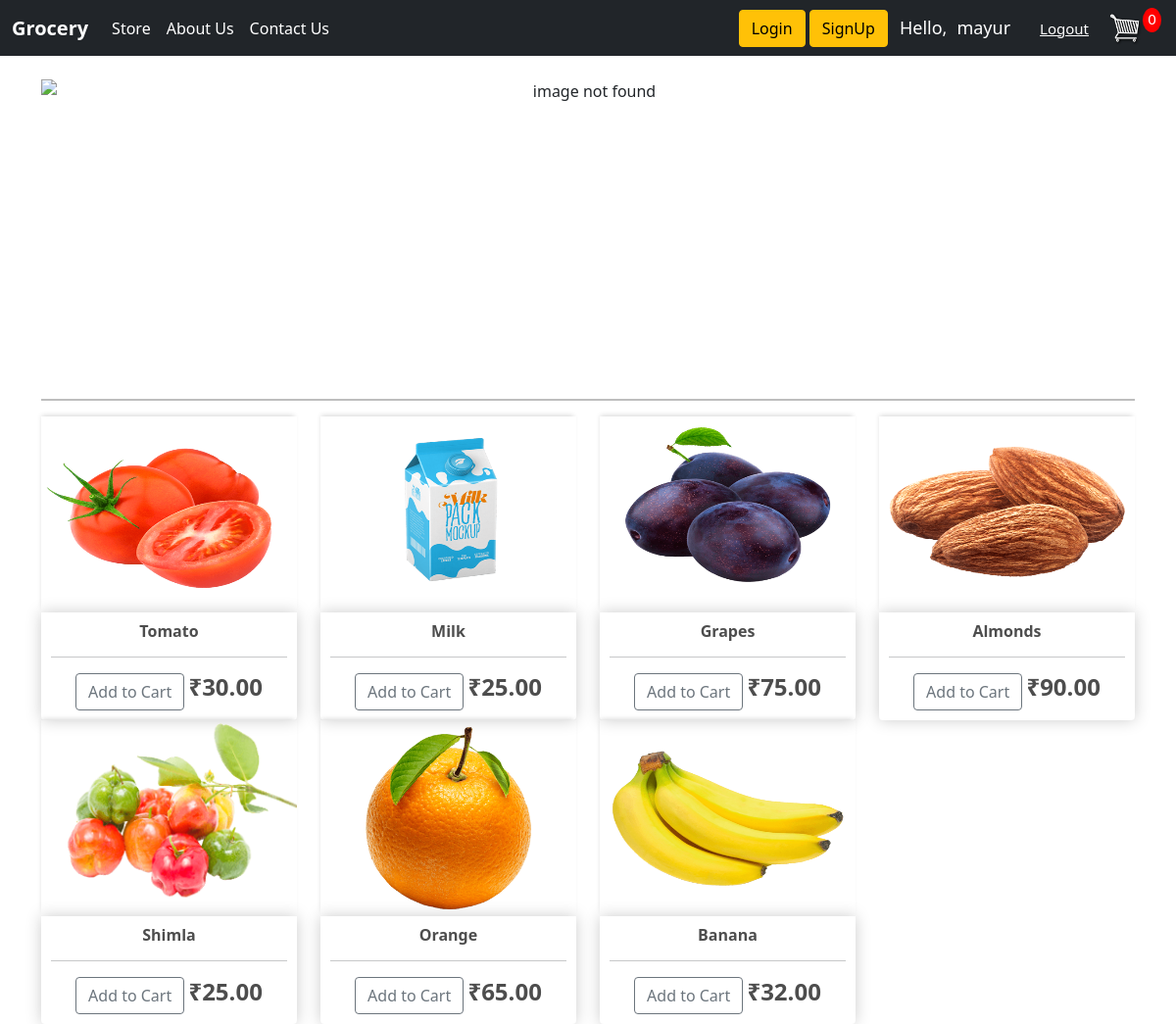
The app's page / (signed in) with its own data.
### store/models.py (models this page shows, shortened)
class Product(models.Model):
    name = models.CharField(max_length=200, null=True)
    price = models.FloatField()
    digital = models.BooleanField(default=False, null=True, blank=False)
    image = models.ImageField(null=True, blank=True)
    @property
    def imageURL(self):
        try:
            url = self.image.url
        except:
            url = ''
        return url

### store/views.py (the view)
# urls.py: path('', include('store.urls')),
def store(request):
    if request.user.is_authenticated:
        customer = request.user.customer
        order, created = Order.objects.get_or_create(customer=customer, complete=False)
        items = order.orderitem_set.all()
        cartItems = order.get_cart_items
    else:
        items = []
        order = {'get_cart_total':0, 'get_cart_items':0, 'shipping':False}
        cartItems = order['get_cart_items']
    product = Product.objects.all()
    context = {'products':product, 'cartItems': cartItems}
    return render(request, 'store/store.html', context)

### store/models.py (called while the page is built)
    @property
    def get_cart_items(self):
        orderitems = self.orderitem_set.all()
        total = sum([item.quantity for item in orderitems])
        return total

### store/templates/store/store.html (shortened to what this page needs)
{% extends 'store/main.html' %}
{% load static %}
{% block content %}
<div id="carouselExampleIndicators" class="carousel slide" data-bs-ride="carousel">
   <div class="carousel-indicators">
     <button type="button" data-bs-target="#carouselExampleIndicators" data-bs-slide-to="0" class="active" aria-current="true" aria-label="Slide 1"></button>
     <button type="button" data-bs-target="#carouselExampleIndicators" data-bs-slide-to="1" aria-label="Slide 2"></button>
     <button type="button" data-bs-target="#carouselExampleIndicators" data-bs-slide-to="2" aria-label="Slide 3"></button>
   </div>
   <div class="carousel-inner">
     <div class="carousel-item active">
       <img src="{% static '/images/corosale3.jpg' %}" class="d-block w-100" alt="image not found">
     </div>
   </div>
   <button class="carousel-control-prev" type="button" data-bs-target="#carouselExampleIndicators" data-bs-slide="prev">
     <span class="carousel-control-prev-icon" aria-hidden="true"></span>
   </button>
   <button class="carousel-control-next" type="button" data-bs-target="#carouselExampleIndicators" data-bs-slide="next">
     <span class="carousel-control-next-icon" aria-hidden="true"></span>
   </button>
 </div>
 <hr class="hr1">
<div class="row">
   {% for product in products %}
   <div class="col-lg-3">
      <img class="thumbnail" src="{{product.imageURL}}">
      <div class="box-element product">
         <h6><strong>{{product.name}}</strong></h6>
         <hr>
         <button data-product={{product.id}} data-action="add" class="btn btn-outline-secondary add-btn update-cart">Add to Cart</button>
         <h4 style="display: inline-block;"><strong>
         ₹{{product.price|floatformat:2}}</strong></h4>
      </div>
   </div>
   {% endfor %}
</div>
{% endblock %}

### store/templates/store/main.html (shortened to what this page needs)
<!DOCTYPE html>
{% load static %}
<html>
<head>
    <link rel="stylesheet" type="text/css" href="{% static 'css/main.css' %}">
    <link href="https://cdn.jsdelivr.net/npm/bootstrap@5.0.2/dist/css/bootstrap.min.css" rel="stylesheet"
>
</head>
<body>
    <nav class="navbar navbar-expand-lg navbar-dark bg-dark">
        <div class="container-fluid">
            <a class="navbar-brand" href="{% url 'store' %}"><b>Grocery</b></a>
            <div class="collapse navbar-collapse" id="navbarSupportedContent">
                <ul class="navbar-nav me-auto mb-2 mb-lg-0">
                    <li class="nav-item">
                        <a class="nav-link active" href="{% url 'store' %}">Store</a>
                    </li>
                    <li class="nav-item">
                        <a class="nav-link active" href="{% url 'aboutus' %}">About Us</a>
                    </li>
                    <li class="nav-item">
                        <a class="nav-link active" href="{% url 'contactus' %}">Contact Us</a>
                    </li>
                </ul>
            </div>
             <div>
                <a href="{% url 'login' %}" class="btn btn-warning">Login</a>
                <a href="{% url 'register' %}" class="btn btn-warning">SignUp</a>
            </div>
        </div>
        <span class="hello-msg">Hello,</span> <span class="hello-msg">{{request.user}}</span>
        <span><a class="logout" href="{% url 'logout' %}">Logout</a></span>
        <div>
            <a href="{% url 'cart' %}">
                <img id="cart-icon" src="{% static '/images/cart.png' %}">
            </a>
        </div>
        <p id="cart-total">{{cartItems}}</p>
    </nav>
    <div class="container">
        <br>
        {% block content %}
        {% endblock %}
    </div>
</body>
</html>

### static/css/main.css (style rules this page uses)
body { background-color: hsl(0, 0%, 98%); text-align: center; }
h1, h2, h3, h4, h5, h6 { color: hsl(0, 0%, 30%); }
.box-element { box-shadow: hsl(0, 0%, 80%) 0 0 16px; background-color: #fff; border-radius: 4px; padding: 10px; }
.thumbnail { width: 100%; height: 200px; -webkit-box-shadow: -1px -3px 5px -2px rgba(214, 214, 214, 1); -moz-box-shadow: -1px -3px 5px -2px rgba(214, 214, 214, 1); box-shadow: -1px -3px 5px -2px rgba(214, 214, 214, 1); }
.product { border-radius: 0 0 4px 4px; }
.bg-dark { background-color: #4f868c !important; }
.hello-msg { display: inline-block; font-size: 18px; color: #fff; margin-right: 10px; text-align: left; }
.logout { display: inline-block; font-size: 15px; color: #fff; margin-left: 20px; }
#cart-icon { width: 35px; display: inline-block; margin-left: 20px; }
#cart-total { display: inline-block; color: #fff; background-color: red; width: 25px; height: 25px; border-radius: 50%; font-size: 15px; margin-right: 15px; }
.col-lg-3, .col-lg-4, .col-lg-6, .col-lg-8, .col-lg-12 { margin-top: 10px; }
.btn { border-radius: 0; }
.carousel { width: 1113px; }
.carousel .carousel-item { height: 310px; width: 1113px; }
.carousel-item img { position: absolute; top: 0; left: 0; min-height: 310px; width: 900px; }
hr.hr1 { border-top: 2px solid black; }

### records on screen
Product: imageURL (picture), name "Tomato", price "30.00"
Product: imageURL (picture), name "Milk", price "25.00"
Product: imageURL (picture), name "Grapes", price "75.00"
Product: imageURL (picture), name "Almonds", price "90.00"
Product: imageURL (picture), name "Shimla", price "25.00"
Product: imageURL (picture), name "Orange", price "65.00"
Product: imageURL (picture), name "Banana", price "32.00"

### other values on screen
{{ request.user }} "mayur"
{{ cartItems }} "0"
